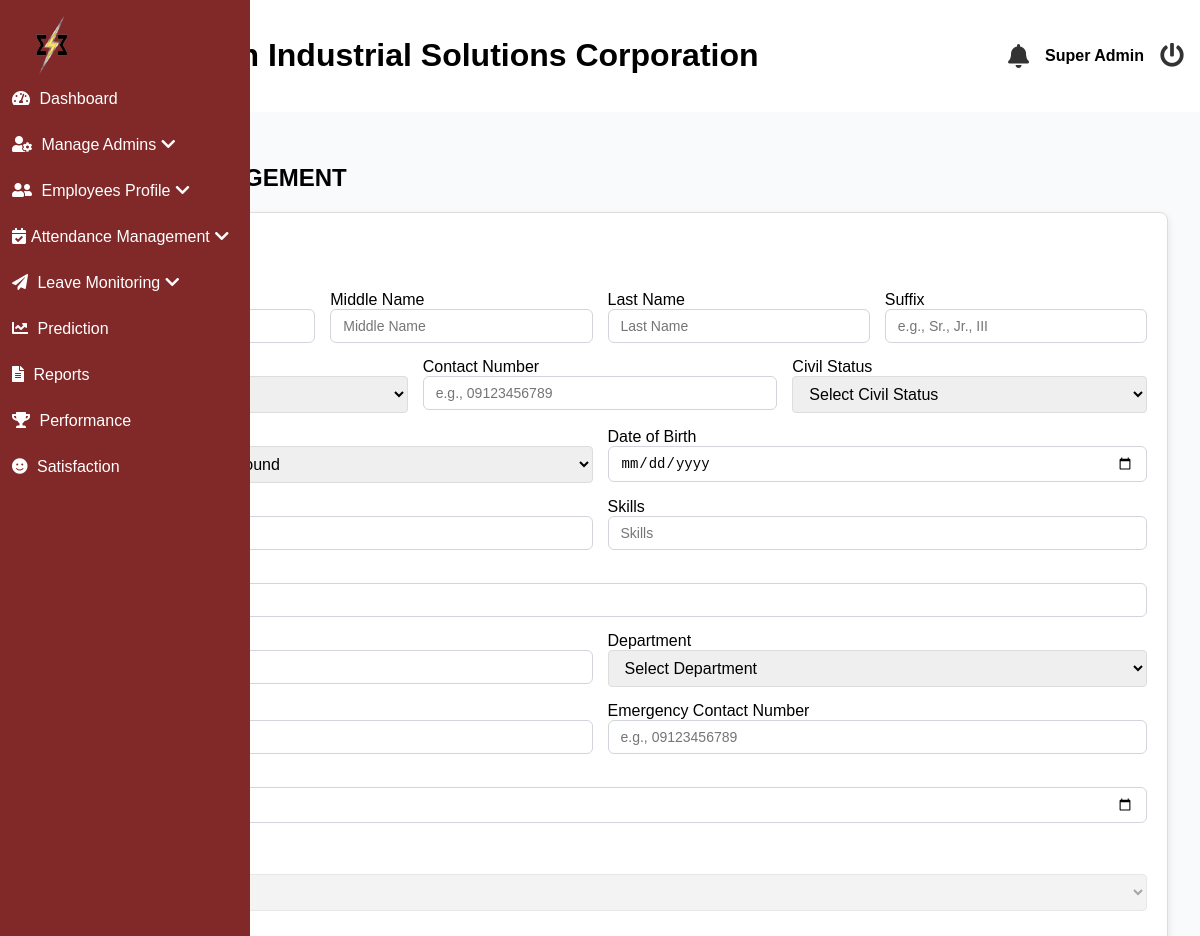
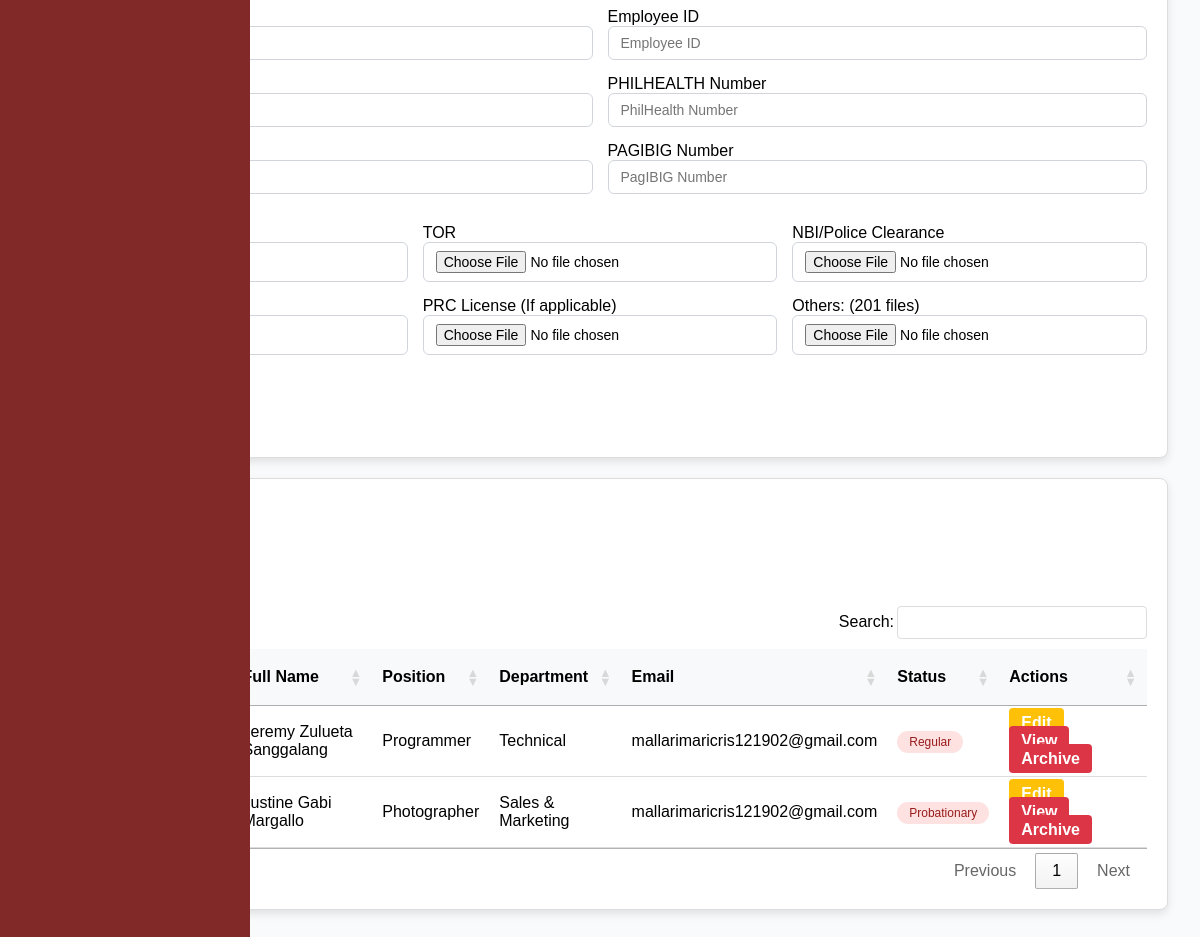
The app's page /superadmin/employees.php (signed in) with its own data (2 pictures, top to bottom).
### tables this page shows
CREATE TABLE `employees` (
  `id` int(11) NOT NULL,
  `last_name` varchar(255) NOT NULL,
  `first_name` varchar(255) NOT NULL,
  `middle_name` varchar(255) NOT NULL,
  `suffix` varchar(255) NOT NULL,
  `gender` varchar(32) NOT NULL,
  `email` varchar(100) NOT NULL,
  `position` varchar(255) NOT NULL,
  `hire_date` date NOT NULL,
  `department` varchar(255) NOT NULL,
  `employment_status` varchar(255) NOT NULL,
  `employee_id` int(20) NOT NULL,
  `user_type` int(11) NOT NULL DEFAULT 2 COMMENT '1=admin, 2=staff, 3=super admin',
  `password` varchar(255) NOT NULL,
  `e_status` int(11) NOT NULL DEFAULT 1,
  `date_of_birth` date DEFAULT NULL,
  `age` varchar(32) NOT NULL,
  `contact_number` varchar(20) DEFAULT NULL,
  `perma_address` text DEFAULT NULL,
  `civil_status` varchar(10) DEFAULT NULL,
  `sss_number` varchar(15) DEFAULT NULL,
  `philhealth_number` varchar(15) DEFAULT NULL,
  `pagibig_number` varchar(15) DEFAULT NULL,
  `tin_number` varchar(15) DEFAULT NULL,
  `emergency_contact_name` varchar(50) DEFAULT NULL,
  `emergency_contact_number` varchar(15) DEFAULT NULL,
  `educational_background` enum('Technical-Vocational Program graduate','College graduate','Master''s degree graduate','Doctorate degree graduate') DEFAULT NULL,
  `skills` text DEFAULT NULL,
  `username` varchar(255) NOT NULL,
  `sick_leave` int(11) NOT NULL DEFAULT 0,
  `vacation_leave` int(11) NOT NULL DEFAULT 0,
  `maternity_leave` int(11) NOT NULL DEFAULT 0,
  `paternity_leave` int(11) NOT NULL DEFAULT 0,
  `sick_availed` int(11) NOT NULL,
  `vacation_availed` int(11) NOT NULL,
  `maternity_availed` int(11) NOT NULL,
  `paternity_availed` int(11) NOT NULL,
  `medical` varchar(32) DEFAULT NULL,
  `tor` varchar(32) DEFAULT NULL,
  `nbi_clearance` varchar(32) DEFAULT NULL,
  `resume` varchar(32) DEFAULT NULL,
  `prc` varchar(32) DEFAULT NULL,
  `others` varchar(32) DEFAULT NULL,
  `medical_type` varchar(32) DEFAULT NULL,
  `tor_type` varchar(32) DEFAULT NULL,
  `police_type` varchar(32) DEFAULT NULL,
  `resume_type` varchar(32) DEFAULT NULL,
  `prc_type` varchar(32) DEFAULT NULL,
  `others_type` varchar(32) DEFAULT NULL,
  `is_archived` tinyint(1) DEFAULT 0
);

### superadmin/employees.php (the view, shortened to what this page needs)
<?php
    $conn = mysqli_connect('localhost', 'root', '', 'esetech');
    $sql = "SELECT * FROM employees WHERE is_archived = 0";
    $resultEmployees = mysqli_query($conn, $sql);
include('header.php');
?>
<?php include('includes/sideBar.php'); ?>
<link rel="stylesheet" href="https://cdn.datatables.net/1.13.5/css/jquery.dataTables.min.css" />
<main class="main-content">
        <section id="dashboard">
            <h2 class="text-2xl font-bold mb-6">EMPLOYEE MANAGEMENT</h2>
            <div class="card form-content">
    <div class="card-header">
        <h3>Add New Employee</h3>
    </div>
    <div class="card-body">
        <form method="POST" enctype="multipart/form-data">
            <div class="form-row">
            <div class="col-md-4">
                    <label for="first_name">First Name</label>
                </div>
                <div class="col-md-4">
                    <label for="middle_name">Middle Name</label>
                    <input type="text" class="form-control" name="middle_name" id="middle_name" placeholder="Middle Name" value="<?php echo !empty($errmsg) ? htmlspecialchars($middle_name) : ''; ?>"required
                        pattern="^[A-Za-z\s-]+$"
                        title="Only letters, spaces, and hyphens are allowed. Numbers are not allowed.">
                    </div>
                <div class="col-md-4">
                    <label for="last_name">Last Name</label>
                    <input type="text" class="form-control" name="last_name" id="last_name" placeholder="Last Name" value="<?php echo !empty($errmsg) ? htmlspecialchars($last_name) : ''; ?>"required
                        pattern="^[A-Za-z\s-]+$"
                        title="Only letters, spaces, and hyphens are allowed. Numbers are not allowed.">
                    </div>
                <div class="col-md-4">
                    <label for="suffix">Suffix</label>
                    <input type="text" class="form-control" name="suffix" id="suffix" placeholder="e.g., Sr., Jr., III" list="suffixes">
                </div>
            </div>
            <div class="form-row">
                <div class="col-md-6">
                    <label for="gender">Sex</label>
                </div>
                <div class="col-md-6">
                    <label for="contact_number">Contact Number</label>
                    <input type="text" class="form-control" name="contact_number" placeholder="e.g., 09123456789" value="<?php echo !empty($errmsg) ? htmlspecialchars($contact_number) : ''; ?>"required>
                </div>
                <div class="col-md-6">
                    <label for="civil_status">Civil Status</label>
                    <select name="civil_status" class="form-control" required>
                        <option value="">Select Civil Status</option>
                    </select>
                </div>
            </div>
            <div class="form-row">
                <div class="col-md-6">
                    <label for="educational_background">Education Background</label>
                    <select name="educational_background" class="form-control" required>
                        <option value="">Select Education Background</option>
                    </select>
                </div>
                <div class="col-md-6">
                    <label for="date_of_birth">Date of Birth</label>
                    <input type="date" class="form-control" name="date_of_birth" placeholder="Date of Birth" value="<?php echo !empty($errmsg) ? htmlspecialchars($date_of_birth) : ''; ?>" required
                        max="2005-12-31">
                </div>
            </div>
            <div class="form-row">
                <div class="col-md-6">
                    <label for="position">Position</label>
                    <input type="text" class="form-control" name="position" placeholder="Position" value="<?php echo !empty($errmsg) ? htmlspecialchars($position) : ''; ?>" required>
                </div>
                <div class="col-md-6">
                    <label for="skills">Skills</label>
                    <input type="text" class="form-control" name="skills" placeholder="Skills" value="<?php echo !empty($errmsg) ? htmlspecialchars($skills) : ''; ?>" required>
                </div>
            </div>
            <div class="form-row">
                <div class="col-md-6">
                    <label for="perma_address">Permanent Address</label>
                    <input type="text" class="form-control" name="perma_address" placeholder="Permanent Address" value="<?php echo !empty($errmsg) ? htmlspecialchars($perma_address) : ''; ?>" required>
                </div>
            </div>
            <div class="form-row">
                <div class="col-md-6">
                    <label for="date_of_birth">Email Address</label>
                    <input type="email" class="form-control" name="email" placeholder="Email" value="<?php echo !empty($errmsg) ? htmlspecialchars($email) : ''; ?>" required>
                </div>
                <div class="col-md-6">
                    <label for="department">Department</label>
                    <select name="department" class="form-control" required>
                        <option value="">Select Department</option>
                    </select>
                </div>
            </div>
            <div class="form-row">
                <div class="col-md-6">
                    <label for="emergency_contact_name">Emergency Contact Name</label>
                    <input type="text" class="form-control" name="emergency_contact_name" id="emergency_contact_name" placeholder="Emergency Contact Name" required
                        pattern="^[A-Za-z\s-]+$"
                        title="Only letters, spaces, and hyphens are allowed. Numbers are not allowed."
                        value="<?php echo !empty($errmsg) ? htmlspecialchars($emergency_contact_name) : ''; ?>">
                    </div>
                <div class="col-md-6">
                    <label for="emergency_contact_number">Emergency Contact Number</label>
                    <input type="text" class="form-control" name="emergency_contact_number" placeholder="e.g., 09123456789" value="<?php echo !empty($errmsg) ? htmlspecialchars($emergency_contact_number) : ''; ?>" required>
                </div>
            </div>
            <div class="form-row">
                <div class="col-md-4">
                    <label for="hire_date">Date Hired</label>
                    <input type="date" class="form-control" name="hire_date" id="hire_date" placeholder="yyyy-mm-dd" value="<?php echo !empty($errmsg) ? htmlspecialchars($hire_date) : ''; ?>" required>
                </div>
            </div>
             <br>
            <div class="form-row">
                <div class="col-md-6">
                <label for="hire_date">Employment Status </label>
                    <select id="employment_status" name="employment_status" class="form-control" value="<?php echo !empty($errmsg) ? htmlspecialchars($employment_status) : ''; ?>" required disabled>
                        <option value="" selected hidden>Employment Status</option>
                    </select>
                </div>
            </div>
            <div class="form-row">
                <div class="col-md-4">
                    <label for="date_of_birth">Username</label>
                    <input type="text" class="form-control" name="username" placeholder="Username" value="<?php echo !empty($errmsg) ? htmlspecialchars($username) : ''; ?>" required>
                </div>
                <div class="col-md-4">
                    <label for="date_of_birth">Employee ID</label>
                    <input id="employee_id" type="text" class="form-control" name="employee_id" placeholder="Employee ID" value="<?php echo !empty($errmsg) && isset($employee_id) ? htmlspecialchars($employee_id) : ''; ?>" readonly>
                </div>
            </div>
            <div class="form-row">
                <div class="col-md-6">
                    <label for="sss_number">SSS Number</label>
                    <input type="text" class="form-control" name="sss_number" placeholder="SSS Number" required pattern="\d{2}-\d{7}-\d{1}" title="SSS should be in the format 00-0000000-0" value="<?php echo !empty($errmsg) ? htmlspecialchars($sss_number) : ''; ?>">
                </div>
                <div class="col-md-6">
                    <label for="philhealth_number">PHILHEALTH Number</label>
                    <input type="text" class="form-control" name="philhealth_number" placeholder="PhilHealth Number" required pattern="\d{2}-\d{9}-\d{1}" title="PhilHealth should be in the format 00-000000000-0" value="<?php echo !empty($errmsg) ? htmlspecialchars($philhealth_number) : ''; ?>">
                </div>
            </div>
                <div class="form-row">
                    <div class="col-md-6">
                        <label for="tin_number">TIN Number</label>
                        <input type="text" class="form-control" name="tin_number" placeholder="TIN Number" required pattern="\d{3}-\d{3}-\d{3}-\d{3}" title="TIN should be in the format 000-000-000-000" value="<?php echo !empty($errmsg) ? htmlspecialchars($tin_number) : ''; ?>">
                    </div>
                    <div class="col-md-6">
                        <label for="pagibig_number">PAGIBIG Number</label>
                        <input type="text" class="form-control" name="pagibig_number" placeholder="PagIBIG Number" required pattern="\d{4}-\d{4}-\d{4}" title="PagIBIG should be in the format 0000-0000-0000" value="<?php echo !empty($errmsg) ? htmlspecialchars($pagibig_number) : ''; ?>">
                    </div>
                </div>
                <div class="form-row">
                    <div class="col-md-6">
                        <label for="medical">Medical</label>
                    </div>
                    <div class="col-md-6">
                        <label for="tor">TOR</label>
                        <input type="file" class="form-control" name="file_tor" accept=".pdf,image/*" required>
                    </div>
                    <div class="col-md-6">
                        <label for="nbi_clearance">NBI/Police Clearance</label>
                        <input type="file" class="form-control" name="file_police" accept=".pdf,image/*" required>
                    </div>
                </div>
                <div class="form-row">
                    <div class="col-md-6">
                        <label for="resume">Resume</label>
                    </div>
                    <div class="col-md-6">
                        <label for="prc">PRC License (If applicable)</label>
                        <input type="file" class="form-control" name="file_prc" accept=".pdf,image/*">
                    </div>
                    <div class="col-md-6">
                        <label for="others">Others: (201 files)</label>
                        <input type="file" class="form-control" name="file_201" accept=".pdf,image/*" required>
                    </div>
                </div>
             <br>
            <div class="form-row justify-content-center mt-4">
                <div class="col-md-4 text-center">
                    </div>
                    </form>
                </div>
            </div>
            <div class="card">
            <div class="card-header">
        <div class="card-body">
            <h3>Employee List</h3>
            <div class="report_btn">
                <div class="dropdown">
                    <button class="btn export_btn">Export as</button>
                </div>
        <button class="btn print_btn">Print</button>
    </div>
        <table id="myTable" class="employee-table">
            <thead>
                <tr>
                    <th>No.</th>
                    <th>Employee ID</th>
                    <th>Full Name</th>
                    <th>Position</th>
                    <th>Department</th>
                    <th>Email</th>
                    <th>Status</th>
                    <th class="actions">Actions</th>
                </tr>
            </thead>
            <tbody>
                <?php
                    $counter = 1;
                    while ($employee = mysqli_fetch_assoc($resultEmployees)):
                ?>
                    <tr>
                        <td><?php echo $counter++; ?></td>
                        <td class="employee_id_display"><?php echo $employee['employee_id']; ?></td>
                        <td>
                            <?php
                                $full_name = trim($employee['first_name'] . ' ' . $employee['middle_name'] . ' ' . $employee['last_name']);
                                echo htmlspecialchars($full_name);
                            ?>
                        </td>
                        <td><?php echo htmlspecialchars($employee['position']); ?></td>
                        <td><?php echo htmlspecialchars($employee['department']); ?></td>
                        <td><?php echo htmlspecialchars($employee['email']); ?></td>
                        <td>
                            <span class="<?php echo $employee['employment_status'] === 'Active' ? 'status-active' : 'status-inactive'; ?>">
                                <?php echo htmlspecialchars($employee['employment_status']); ?>
                            </span>
                        </td>
                        <td class="actions action-buttons">
                            <a href="./edit_employee?id=<?php echo $employee['id']; ?>" class="btn btn-warning">Edit</a>
                            <a href="./view_employee?id=<?php echo $employee['id']; ?>" class="btn btn-danger">View</a>
                            <a href="?delete_id=<?php echo $employee['id']; ?>" class="btn btn-danger" onclick="return confirm('Are you sure you want to Archive this employee?');">Archive</a>
                        </td>
                    </tr>
                <?php endwhile; ?>
            </tbody>
        </table>
    </div>
</div>
</div>
<?php include('footer.php'); ?>

### records on screen
employees: full_name "Jeremy Zulueta Sanggalang", position "Programmer", department "Technical", email "mallarimaricris121902@gmail.com", employment_status "Regular"
employees: full_name "Justine Gabi Margallo", position "Photographer", department "Sales & Marketing", email "mallarimaricris121902@gmail.com", employment_status "Probationary"

### other values on screen
$_SESSION['fullname'] "Super Admin"
